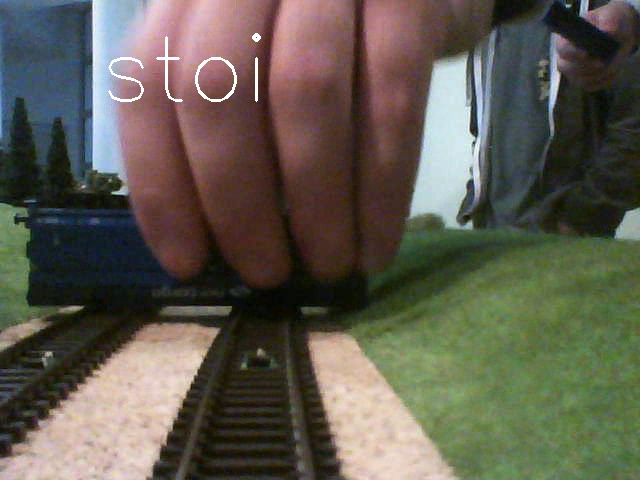
#> input picture Grupa 2/ramka.jpg, 640 x 480 px
$ python hand_detection.py
#> lines starting #> are read from the running program, lines starting #| are printed output that depends on the picture; after the words box and inside, x2 and y2 are one past the last pixel; in counts of white or black regions, pixels touching at a corner belong together; pictures that were not available may be replaced by others from this repository, and a replacement may not be noted
import numpy as np
import cv2
from matplotlib import pyplot as plt


#Wersja opencv 2.4.13.2
print(cv2.__version__)
cap = cv2.VideoCapture('filmiki/przeszkody.avi')
#Obraz dlolni ktory bedzie wykorzystany jako punkt odniesienia dla algorytmu
frames = cv2.imread('ramka.jpg')
#> frames is the input picture: shape (480, 640, 3); mean B, G, R 79.8, 91.6, 95.8

#Rozmiar ramki pokazujacej dlon
r,a,c,b = 100,200,100,150
track_window = (r,a,c,b)

#Wyciencie samej dloni z obrazu testowego
x,y,w,h, = 100,100,400,400
obrazDloni = frames[y:y+h, x:x+w]
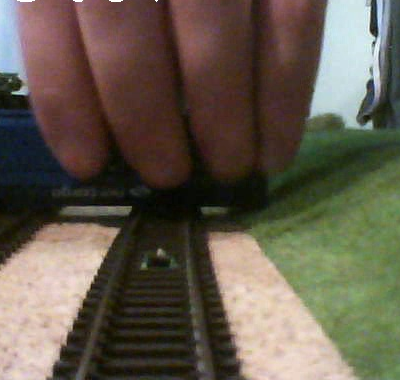
#> obrazDloni: shape (380, 400, 3); mean B, G, R 76.7, 90.4, 99.3

#Dobor odpowiedniej maski filtrujaca nasza dlon z niepotrzebnych elementow
dlonHsv =  cv2.cvtColor(obrazDloni, cv2.COLOR_BGR2HSV)
#> dlonHsv: shape (380, 400, 3); mean H, S, V 40.3, 95.8, 105.5
mask = cv2.inRange(dlonHsv, np.array((80.,90.,110.)), np.array((190.,160.,255.)))
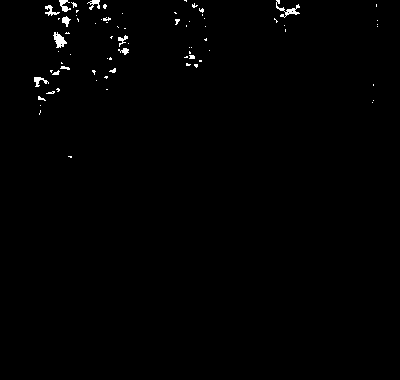
#> mask: shape (380, 400); 0.71% white; 74 white regions (59 under 20 px), largest, box (x1, y1, x2, y2) and area: (276, 0, 300, 18) 129, (53, 32, 67, 48) 122, (59, 0, 71, 12) 74
mask2 = cv2.inRange(dlonHsv, np.array((0.,98.,90.)), np.array((35.,183.,194.)))
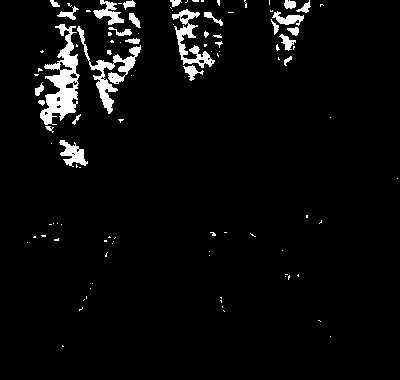
#> mask2: shape (380, 400); 4.2% white; 104 white regions (76 under 20 px), largest, box (x1, y1, x2, y2) and area: (40, 24, 80, 125) 1740, (77, 26, 141, 114) 1125, (172, 9, 215, 68) 780

# [7 lines of commented-out code are left out]
roi_hist = cv2.calcHist([dlonHsv],[0,1],mask,[180,250],[0,180,0,360])
cv2.normalize(roi_hist,roi_hist,0,255,cv2.NORM_MINMAX)
#> roi_hist: shape (180, 250) float32; min 0, max 255, mean 0.1

#cv2.imshow('src', dlonHsv)
# Setup the termination criteria, either 10 iteration or move by atleast 1 pt
term_crit = ( cv2.TERM_CRITERIA_EPS | cv2.TERM_CRITERIA_COUNT, 10, 1 )


while(1):
    ret ,frame = cap.read()
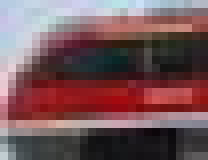
#> input picture Grupa 1/opencv-haar-classifier-training/positive_images/1.JPG, 26 x 20 px, given in place of przeszkody.avi, which was not available (shown 8 times larger)
#> frame is the input picture: shape (20, 26, 3); mean B, G, R 89.1, 85.3, 116.9

    #Odcinami dolna czesc obrazu poniewaz dlon kolorystycznie jest podobna do piasku przy torach

    frame = frame[0:500]

    if ret == True:
        hsv = cv2.cvtColor(frame, cv2.COLOR_BGR2HSV)
#> hsv: shape (20, 26, 3); mean H, S, V 101, 85.9, 122.3
        #Funkcja porownujaca histogram modeluz histogramem z pojedynczej ramki
        dst = cv2.calcBackProject([hsv],[0,1],roi_hist,[0,180,0,250],2)
        dst=cv2.medianBlur(dst, 3)#powoduje usuniecie niektorych szumow do testowania
#> dst: shape (20, 26); every value is 0

        #Funkcja szukajaca srodka masy tzn przesuwa okno w miejsce wiekszego zagesczenia dst
        ret, track_window = cv2.meanShift(dst, track_window, term_crit)
#> ret = 0; track_window = (13, 10, 1, 1)
        x,y,w,h = track_window
#> x = 13; y = 10; w = 1; h = 1

        #Pobieramy ramke z obrazu rozkladu prawdobodobientwa znalezienia tego samego histogramu
        ramka = dst[y:y+h,x:x+w]
#> ramka = [0]
        print(np.sum(ramka))
#| 0
        #pewnego rodzaju treshold ktory eliminuje szumy i powoduje ze nie pojawia sie obramowanie
        if np.sum(ramka) >10000:
            cv2.rectangle(frame, (x ,y), (x+w,y+h), 100,2)
        cv2.imshow('img2',frame)
        cv2.imshow('imsg2',dst)

        k = cv2.waitKey(60) & 0xff
#> (key Esc is pressed here)
        if k == 27:
            break
        else:
            cv2.imwrite(chr(k)+".jpg",frame)

    # else:
    #     break
